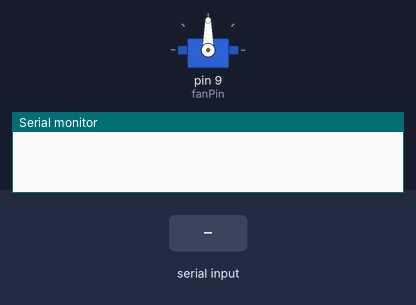
Bench run of a sketch on a simulated Arduino Uno, built with avr-gcc and run on an emulated ATmega328P. On the bench: servo, the last lines printed to the serial monitor. The inputs (shaded band) are chosen by the test bench.

Above: at 1.2 s.
1.3 s: "0" received over Serial
At 1.7 s:
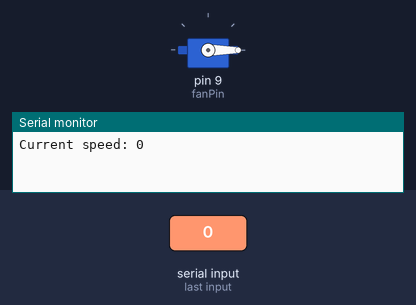
2.8 s: "1" received over Serial
At 4.0 s:
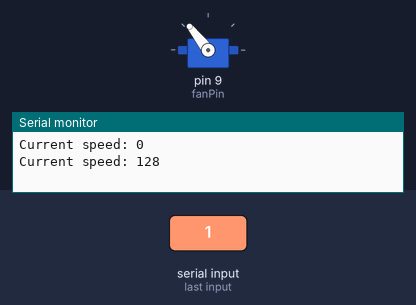
4.3 s: "2" received over Serial
At 5.2 s:
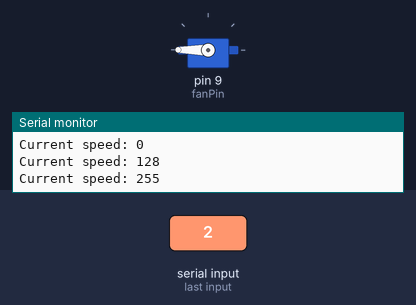
Timing chart, 0 to 7.3 s (numbered marks = the images above; inputs shaded):
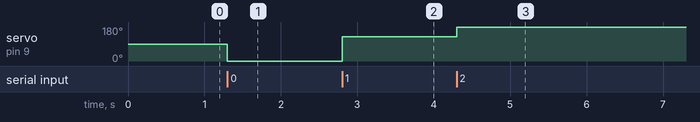

Measured:
- after the input at 1.3 s, servo on pin 9 (fanPin): 90° → 0° at once
- after the input at 2.8 s, servo on pin 9 (fanPin): 0° → 128° at once
- after the input at 4.3 s, servo on pin 9 (fanPin): 128° → 180° at once

The sketch:

Test02_fanTest.ino
```cpp
#include "Servo.h"
// 导入库
Servo myservo;
// 接口
const int fanPin = 9;

// 三个档次速度
const int stopSpeed = 0;
const int midSpeed = 128;
const int highSpeed = 255;

// 初始化定义
int currentSpeed = stopSpeed;

void setup() {
  pinMode(fanPin, OUTPUT);
  analogWrite(fanPin, currentSpeed);
  myservo.attach(9);
  Serial.begin(9600);
}

void loop() {
  // 检查是否有输出
  if (Serial.available() > 0) {
    char input = Serial.read();
    // 串口输入检测
    // 三种不同控制循环
    switch (input) {
      case '0':
        currentSpeed = stopSpeed;
        break;
      case '1':
        currentSpeed = midSpeed;
        break;
      case '2':
        currentSpeed = highSpeed;
        break;
      default:
        break;
    }
    // 写入
    analogWrite(fanPin, currentSpeed);
    myservo.write(currentSpeed);
    Serial.print("Current speed: ");
    Serial.println(currentSpeed);
  }
}
```
